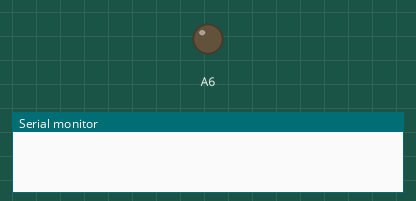
Recording of a sketch running on a simulated Particle Photon. Parts: output pins drawn as LEDs (lit = HIGH), the last lines printed to the serial monitor.

Above: at 5.0 s.
At 10.5 s:
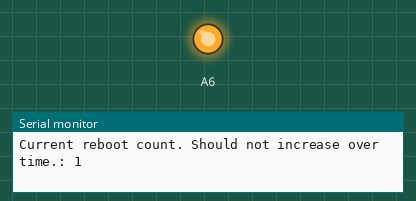
Timing chart, 0 to 14.3 s (numbered marks = the images above):
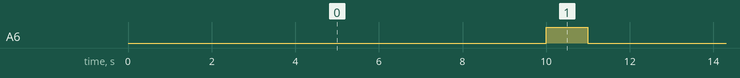

Measured:
- by itself, A6: alternates HIGH for 1.0 s and LOW for 10.0 s

The sketch:

firmware.ino
```cpp
#include <Particle.h>

PRODUCT_VERSION(112);
PRODUCT_ID(8379);
SYSTEM_THREAD(ENABLED);
STARTUP(System.enableFeature(FEATURE_RESET_INFO));
STARTUP(System.enableFeature(FEATURE_RETAINED_MEMORY));
SYSTEM_MODE(MANUAL);

retained unsigned long reboot_cnt = 0;

void setup() {
  Serial.begin(9600);

  pinMode(DAC, OUTPUT);
  digitalWrite(DAC, LOW);

  reboot_cnt++;
}

void loop() {
  delay(10000);
  Serial.printlnf("Current reboot count. Should not increase over time.: %d", reboot_cnt);
  digitalWrite(DAC, HIGH);
  delay(1000);
  digitalWrite(DAC, LOW);
}
```
